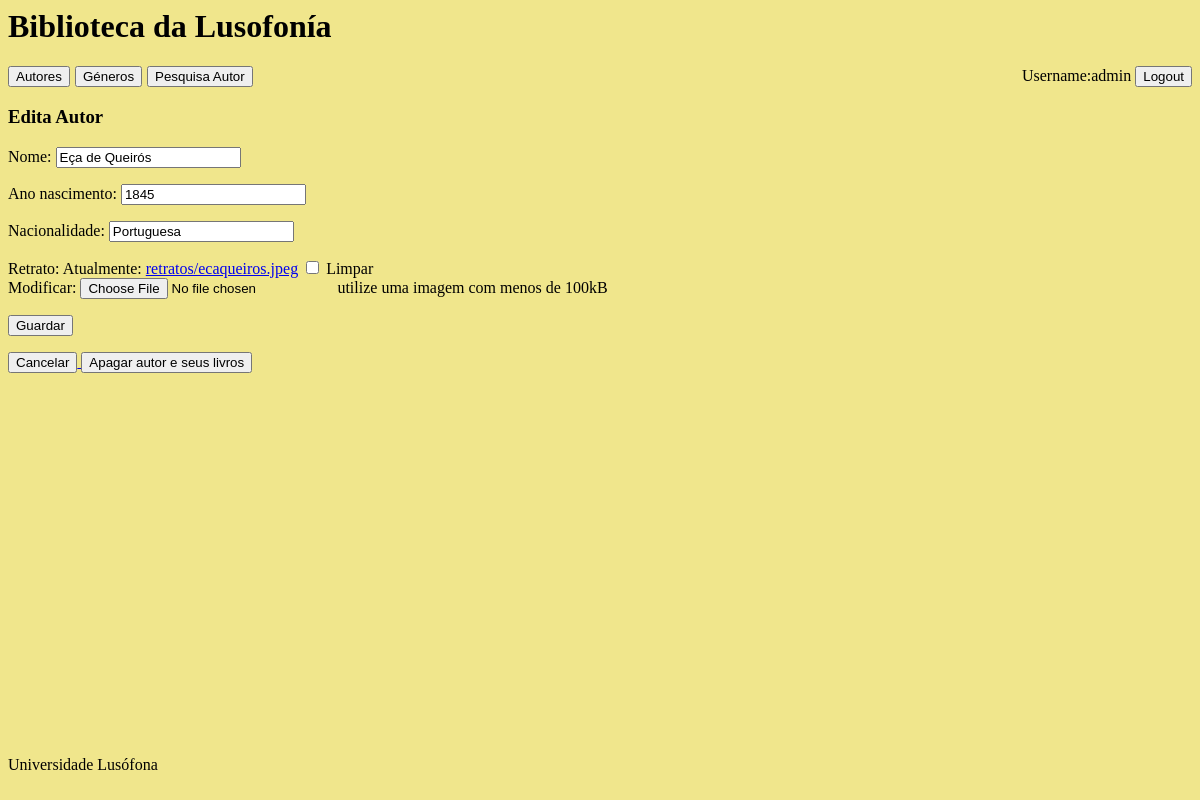
The app's page /autor/48/edita (signed in) with its own data.
### biblioteca/models.py (models this page shows, shortened)
class Autor(models.Model):
    nome = models.CharField(max_length=50)
    ano_nascimento = models.IntegerField()
    nacionalidade = models.CharField(max_length=50)
    retrato = models.ImageField(upload_to="retratos", null=True, blank=True)

### biblioteca/views.py (the view)
# urls.py: path('autor/<int:autor_id>/edita', views.edita_autor_view,name="edita_autor"),
@login_required
def edita_autor_view(request, autor_id):
    autor = Autor.objects.get(id=autor_id)
    if request.POST:
        form = AutorForm(request.POST or None, request.FILES, instance=autor)
        if form.is_valid():
            form.save()
            return redirect('autores')
    else:
        form = AutorForm(instance=autor)
    context = {'form': form, 'autor':autor}
    return render(request, 'biblioteca/edita_autor.html', context)

### biblioteca/forms.py
class AutorForm(forms.ModelForm):
  class Meta:
    model = Autor
    fields = '__all__'
    widgets = {
      'nome': forms.TextInput(attrs={
          'placeholder':'Nome completo',
      })
    }
    help_texts = {
      'retrato': 'utilize uma imagem com menos de 100kB',
    }

### biblioteca/templates/biblioteca/edita_autor.html (shortened to what this page needs)
{% extends 'biblioteca/layout.html' %}
{% block content %}
    <h3>Edita Autor</h3>
    <form action="{% url 'edita_autor' autor.id %}" method="post" enctype='multipart/form-data'>
      {{ form.as_p }}
      <input type="submit" value="Guardar">
    </form>
    <a href="{% url 'autor' autor.id %}">
      <button>Cancelar</button>
    </a>
    <a href="{% url 'apaga_autor' autor.id %}">
      <button>Apagar autor e seus livros</button>
    </a>
{% endblock %}

### biblioteca/templates/biblioteca/layout.html (shortened to what this page needs)
<html>
    <head>
    </head>
    <body>
        <header>
            <h1>Biblioteca da Lusofonía</h1>
            <nav>
                <a href="{% url 'autores' %}"><button>Autores</button></a>
                <a href="{% url 'generos' %}"><button>Géneros</button></a>
                <a href="{% url 'pesquisa-autor' %}"><button>Pesquisa Autor</button></a>
                <div style="margin-left: auto;">
                {% if request.user.is_authenticated %}
                    Username:{{request.user.username}}
                    <a href="{% url 'logout' %}"><button>Logout</button></a>
                {% else %}
                    <a href="{% url 'login' %}"><button>Login</button></a>
                {% endif %}
                </div>
            </nav>
        </header>
        <main>
            {% block content %}
            {% endblock %}
        </main>
        <footer>
            <p>Universidade Lusófona</p>
        </footer>
    </body>
</html>

### biblioteca/templates/biblioteca/layout.html (style rules this page uses)
body { background: khaki; }
header nav { display:flex; flex-direction:row; justify-content: flex-start; gap:5px; }
footer { position: fixed; bottom: 10px; }

### records on screen
Autor: nome "Eça de Queirós", ano_nascimento "1845", nacionalidade "Portuguesa"

### other values on screen
{{ request.user.username }} "admin"
